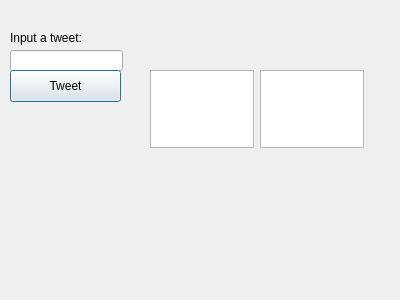
<?xml version="1.0" encoding="UTF-8"?>
<ui version="4.0">
 <class>Dialog</class>
 <widget class="QDialog" name="Dialog">
  <property name="geometry">
   <rect>
    <x>0</x>
    <y>0</y>
    <width>400</width>
    <height>300</height>
   </rect>
  </property>
  <property name="windowTitle">
   <string>Dialog</string>
  </property>
  <widget class="QLineEdit" name="txtInput">
   <property name="geometry">
    <rect>
     <x>10</x>
     <y>50</y>
     <width>113</width>
     <height>21</height>
    </rect>
   </property>
  </widget>
  <widget class="QLabel" name="label">
   <property name="geometry">
    <rect>
     <x>10</x>
     <y>30</y>
     <width>111</width>
     <height>16</height>
    </rect>
   </property>
   <property name="text">
    <string>Input a tweet:</string>
   </property>
  </widget>
  <widget class="QPushButton" name="btnTweet">
   <property name="geometry">
    <rect>
     <x>10</x>
     <y>70</y>
     <width>111</width>
     <height>32</height>
    </rect>
   </property>
   <property name="text">
    <string>Tweet</string>
   </property>
  </widget>
  <widget class="QTextEdit" name="txtAccountOne">
   <property name="geometry">
    <rect>
     <x>150</x>
     <y>70</y>
     <width>104</width>
     <height>78</height>
    </rect>
   </property>
  </widget>
  <widget class="QTextEdit" name="txtAccountTwo">
   <property name="geometry">
    <rect>
     <x>260</x>
     <y>70</y>
     <width>104</width>
     <height>78</height>
    </rect>
   </property>
  </widget>
 </widget>
 <resources/>
 <connections/>
</ui>
